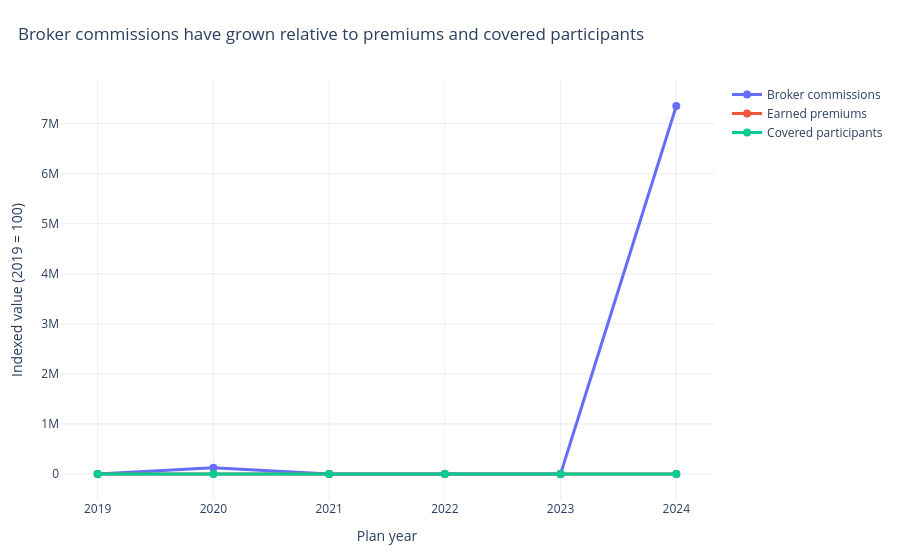

The code cell stored with this chart in its notebook:
### Markdown cell above
# 1. Are broker commissions rising faster than premiums or covered participants?

### Code cell
q1 = (
    SCH_A
    .assign(
        premium=pd.to_numeric(SCH_A["WLFR_TOT_EARNED_PREM_AMT"], errors="coerce"),
        commission=pd.to_numeric(SCH_A["INS_BROKER_COMM_TOT_AMT"], errors="coerce"),
        participants=pd.to_numeric(SCH_A["INS_PRSN_COVERED_EOY_CNT"], errors="coerce"),
        year=pd.to_numeric(SCH_A["FORM_YEAR"], errors="coerce"),
    )
    .query("year >= 2019 and year <= 2024")
    .groupby("year", as_index=False)
    .agg(
        premium=("premium", "sum"),
        commission=("commission", "sum"),
        participants=("participants", "sum"),
    )
    .sort_values("year")
)

# Remove years with no usable denominator and index each measure to the first year.
q1 = q1[q1["premium"] > 0].copy()

for col in ["premium", "commission", "participants"]:
    base = q1.loc[q1["year"].eq(q1["year"].min()), col].iloc[0]
    q1[f"{col}_index"] = q1[col] / base * 100

q1_plot = q1.melt(
    id_vars="year",
    value_vars=["commission_index", "premium_index", "participants_index"],
    var_name="metric",
    value_name="index",
)

q1_plot["metric"] = q1_plot["metric"].map({
    "commission_index": "Broker commissions",
    "premium_index": "Earned premiums",
    "participants_index": "Covered participants",
})

fig = px.line(
    q1_plot,
    x="year",
    y="index",
    color="metric",
    markers=True,
    title="Broker commissions have grown relative to premiums and covered participants",
    labels={
        "year": "Plan year",
        "index": "Indexed value (2019 = 100)",
        "metric": "",
    },
)

fig.update_traces(line=dict(width=3), marker=dict(size=8))
fig.update_layout(
    template="plotly_white",
    hovermode="x unified",
    legend_title_text="",
    margin=dict(l=60, r=30, t=80, b=60),
    title_x=0.02,
    yaxis=dict(
        showgrid=True,
        gridcolor="rgba(0,0,0,0.08)",
        zeroline=False,
    ),
    xaxis=dict(dtick=1),
)

fig.show()
fig.write_image(ANALYSIS_PATH / "01-broker-commissions.png", scale = 2)

### Figure 1 — Plotly figure (JSON) as saved in the notebook; plotly's stock layout.template omitted (floating-point values rounded to 4 significant figures)
{"data": [{"hovertemplate": "=Broker commissions<br>Plan year=%{x}<br>Indexed value (2019 = 100)=%{y}<extra></extra>", "legendgroup": "Broker commissions", "line": {"color": "#636efa", "dash": "solid", "width": 3}, "marker": {"size": 8, "symbol": "circle"}, "mode": "lines+markers", "name": "Broker commissions", "orientation": "v", "showlegend": true, "type": "scatter", "x": [2019, 2020, 2021, 2022, 2023, 2024], "xaxis": "x", "y": [100.0, 126600.0, 226.3, 215.1, 1496.0, 7354000.0], "yaxis": "y"}, {"hovertemplate": "=Earned premiums<br>Plan year=%{x}<br>Indexed value (2019 = 100)=%{y}<extra></extra>", "legendgroup": "Earned premiums", "line": {"color": "#EF553B", "dash": "solid", "width": 3}, "marker": {"size": 8, "symbol": "circle"}, "mode": "lines+markers", "name": "Earned premiums", "orientation": "v", "showlegend": true, "type": "scatter", "x": [2019, 2020, 2021, 2022, 2023, 2024], "xaxis": "x", "y": [100.0, 94.23, 94.75, 104.1, 107.4, 104.9], "yaxis": "y"}, {"hovertemplate": "=Covered participants<br>Plan year=%{x}<br>Indexed value (2019 = 100)=%{y}<extra></extra>", "legendgroup": "Covered participants", "line": {"color": "#00cc96", "dash": "solid", "width": 3}, "marker": {"size": 8, "symbol": "circle"}, "mode": "lines+markers", "name": "Covered participants", "orientation": "v", "showlegend": true, "type": "scatter", "x": [2019, 2020, 2021, 2022, 2023, 2024], "xaxis": "x", "y": [100.0, 104.0, 102.3, 116.5, 116.5, 118.9], "yaxis": "y"}], "layout": {"hovermode": "x unified", "legend": {"title": {"text": ""}, "tracegroupgap": 0}, "margin": {"b": 60, "l": 60, "r": 30, "t": 80}, "title": {"text": "Broker commissions have grown relative to premiums and covered participants", "x": 0.02}, "xaxis": {"anchor": "y", "domain": [0, 1], "dtick": 1, "title": {"text": "Plan year"}}, "yaxis": {"anchor": "x", "domain": [0, 1], "gridcolor": "rgba(0,0,0,0.08)", "showgrid": true, "title": {"text": "Indexed value (2019 = 100)"}, "zeroline": false}}}
